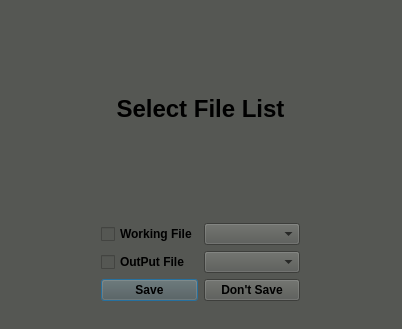
<?xml version="1.0" encoding="UTF-8"?>
<ui version="4.0">
 <class>Dialog</class>
 <widget class="QDialog" name="Dialog">
  <property name="geometry">
   <rect>
    <x>0</x>
    <y>0</y>
    <width>402</width>
    <height>329</height>
   </rect>
  </property>
  <property name="windowTitle">
   <string>Dialog</string>
  </property>
  <property name="styleSheet">
   <string notr="true">background-color: rgb(85, 87, 83);</string>
  </property>
  <widget class="QWidget" name="gridLayoutWidget">
   <property name="geometry">
    <rect>
     <x>0</x>
     <y>0</y>
     <width>401</width>
     <height>301</height>
    </rect>
   </property>
   <layout class="QGridLayout" name="gridLayout">
    <item row="2" column="1">
     <widget class="QCheckBox" name="checkBox_2">
      <property name="sizePolicy">
       <sizepolicy hsizetype="Minimum" vsizetype="Fixed">
        <horstretch>0</horstretch>
        <verstretch>0</verstretch>
       </sizepolicy>
      </property>
      <property name="font">
       <font>
        <weight>75</weight>
        <bold>true</bold>
       </font>
      </property>
      <property name="text">
       <string>Working File</string>
      </property>
     </widget>
    </item>
    <item row="11" column="1">
     <widget class="QPushButton" name="Save_Button">
      <property name="font">
       <font>
        <weight>75</weight>
        <bold>true</bold>
       </font>
      </property>
      <property name="text">
       <string>Save</string>
      </property>
     </widget>
    </item>
    <item row="11" column="2">
     <widget class="QPushButton" name="pushButton_2">
      <property name="font">
       <font>
        <weight>75</weight>
        <bold>true</bold>
       </font>
      </property>
      <property name="text">
       <string>Don't Save</string>
      </property>
     </widget>
    </item>
    <item row="4" column="1">
     <widget class="QCheckBox" name="checkBox_3">
      <property name="font">
       <font>
        <weight>75</weight>
        <bold>true</bold>
       </font>
      </property>
      <property name="text">
       <string>OutPut File</string>
      </property>
     </widget>
    </item>
    <item row="2" column="2">
     <widget class="QComboBox" name="File_ListBox">
      <property name="sizePolicy">
       <sizepolicy hsizetype="Preferred" vsizetype="Fixed">
        <horstretch>0</horstretch>
        <verstretch>0</verstretch>
       </sizepolicy>
      </property>
      <property name="styleSheet">
       <string notr="true"/>
      </property>
     </widget>
    </item>
    <item row="1" column="0" colspan="4">
     <widget class="QLabel" name="List">
      <property name="font">
       <font>
        <pointsize>18</pointsize>
        <weight>75</weight>
        <bold>true</bold>
       </font>
      </property>
      <property name="text">
       <string>Select File List</string>
      </property>
      <property name="alignment">
       <set>Qt::AlignCenter</set>
      </property>
     </widget>
    </item>
    <item row="4" column="2">
     <widget class="QComboBox" name="File_ListBox_2"/>
    </item>
   </layout>
  </widget>
 </widget>
 <resources/>
 <connections/>
</ui>
